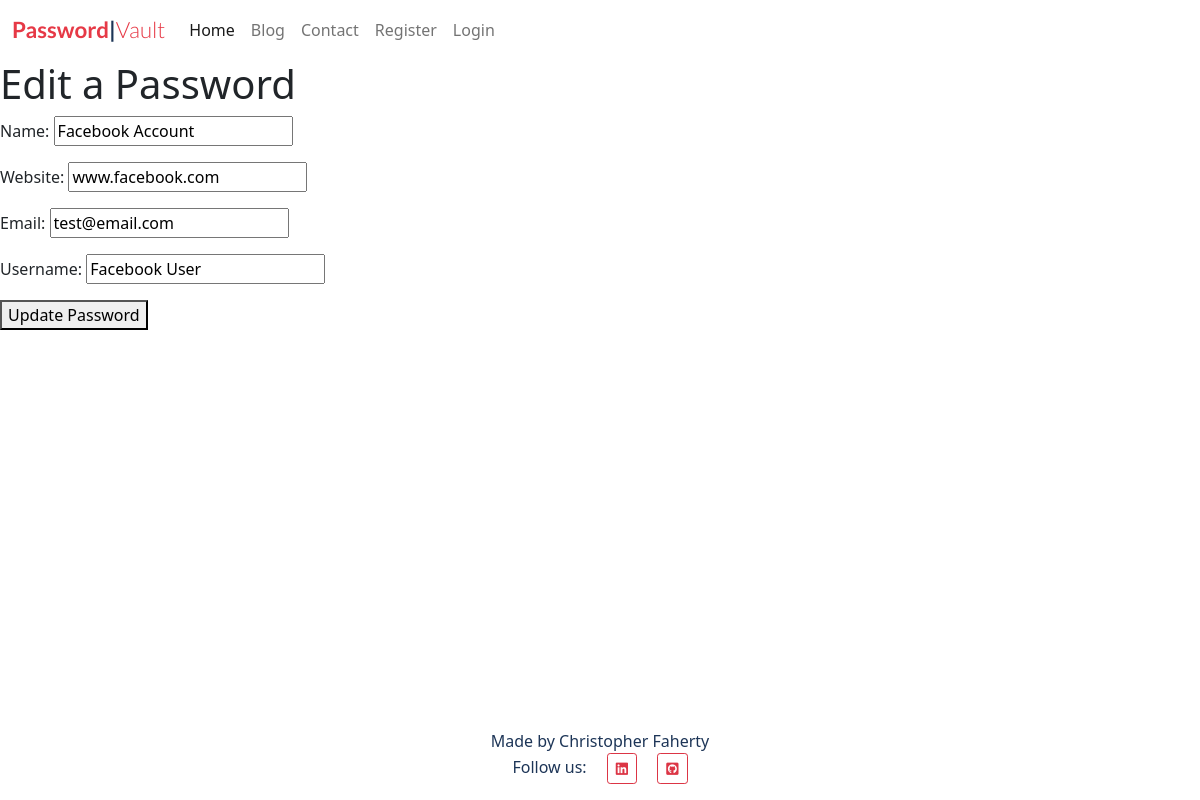
The page /edit/3 on the database its author committed.
### pwmanagerapp/models.py (models this page shows, shortened)
class PwAccount(models.Model):
    user = models.ForeignKey(User, on_delete=models.CASCADE, related_name="pwaccount", null=True)
    name = models.CharField(max_length=200)
    website = models.CharField(max_length =100)
    email = models.EmailField(max_length =100)
    username = models.CharField(max_length =50)
    password = encrypt(models.CharField(max_length=50, blank=False))

### pwmanagerapp/views.py (the view)
# urls.py: path("edit/<acc_id>", edit, name="edit"),
def edit(request, acc_id):
    acc = get_object_or_404(PwAccount, id=acc_id)
    if request.method == 'POST':
        form = CreateNewPwAccount(request.POST, instance=acc)
        if form.is_valid():
            form.save()
            return redirect('view')
    form = CreateNewPwAccount(instance=acc)
    context = {
        'form': form
    }
    return render(request, 'pwmanagerapp/edit_password.html', context)

### pwmanagerapp/forms.py
class CreateNewPwAccount(forms.ModelForm):
    class Meta:
        model = PwAccount
        fields = ['name','website','email','username','password']

### pwmanagerapp/templates/pwmanagerapp/edit_password.html (shortened to what this page needs)
{% extends "base.html" %}
{% block content %}
<!DOCTYPE html>
<html lang="en">
<head>
</head>
<body>
    <h1> Edit a Password </h1>
    <form method="POST">
        {{ form.as_p }}
        <div>
            <p>
            <button type="submit">Update Password</button>
            </p>
        </div>
    </form>
</body>
</html>
{% endblock %}

### static/css/style.css (style rules this page uses)
body { background-color: #ffffff; }
.main-bg { background-color: #ffffff; }

### rows shown on the page
PwAccount: name "Facebook Account", website "www.facebook.com", email "test@email.com", username "Facebook User"
